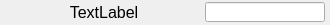
<?xml version="1.0" encoding="UTF-8"?>
<ui version="4.0">
 <class>Widget_SofwareVersioning</class>
 <widget class="QWidget" name="Widget_SofwareVersioning">
  <property name="geometry">
   <rect>
    <x>0</x>
    <y>0</y>
    <width>330</width>
    <height>25</height>
   </rect>
  </property>
  <property name="minimumSize">
   <size>
    <width>330</width>
    <height>25</height>
   </size>
  </property>
  <property name="maximumSize">
   <size>
    <width>330</width>
    <height>25</height>
   </size>
  </property>
  <property name="windowTitle">
   <string>Form</string>
  </property>
  <layout class="QGridLayout" name="gridLayout">
   <property name="leftMargin">
    <number>1</number>
   </property>
   <property name="topMargin">
    <number>1</number>
   </property>
   <property name="rightMargin">
    <number>1</number>
   </property>
   <property name="bottomMargin">
    <number>1</number>
   </property>
   <property name="spacing">
    <number>1</number>
   </property>
   <item row="0" column="0">
    <layout class="QHBoxLayout" name="horizontalLayout">
     <property name="spacing">
      <number>1</number>
     </property>
     <item>
      <widget class="QLabel" name="label_libraryName">
       <property name="sizePolicy">
        <sizepolicy hsizetype="Fixed" vsizetype="Fixed">
         <horstretch>0</horstretch>
         <verstretch>0</verstretch>
        </sizepolicy>
       </property>
       <property name="minimumSize">
        <size>
         <width>200</width>
         <height>20</height>
        </size>
       </property>
       <property name="maximumSize">
        <size>
         <width>200</width>
         <height>20</height>
        </size>
       </property>
       <property name="font">
        <font>
         <pointsize>12</pointsize>
        </font>
       </property>
       <property name="text">
        <string>TextLabel</string>
       </property>
       <property name="alignment">
        <set>Qt::AlignCenter</set>
       </property>
      </widget>
     </item>
     <item>
      <widget class="QLineEdit" name="lineEdit_version">
       <property name="sizePolicy">
        <sizepolicy hsizetype="Fixed" vsizetype="Fixed">
         <horstretch>0</horstretch>
         <verstretch>0</verstretch>
        </sizepolicy>
       </property>
       <property name="minimumSize">
        <size>
         <width>120</width>
         <height>20</height>
        </size>
       </property>
       <property name="maximumSize">
        <size>
         <width>120</width>
         <height>20</height>
        </size>
       </property>
       <property name="font">
        <font>
         <pointsize>12</pointsize>
        </font>
       </property>
       <property name="alignment">
        <set>Qt::AlignCenter</set>
       </property>
       <property name="readOnly">
        <bool>true</bool>
       </property>
      </widget>
     </item>
    </layout>
   </item>
  </layout>
 </widget>
 <resources/>
 <connections/>
</ui>
